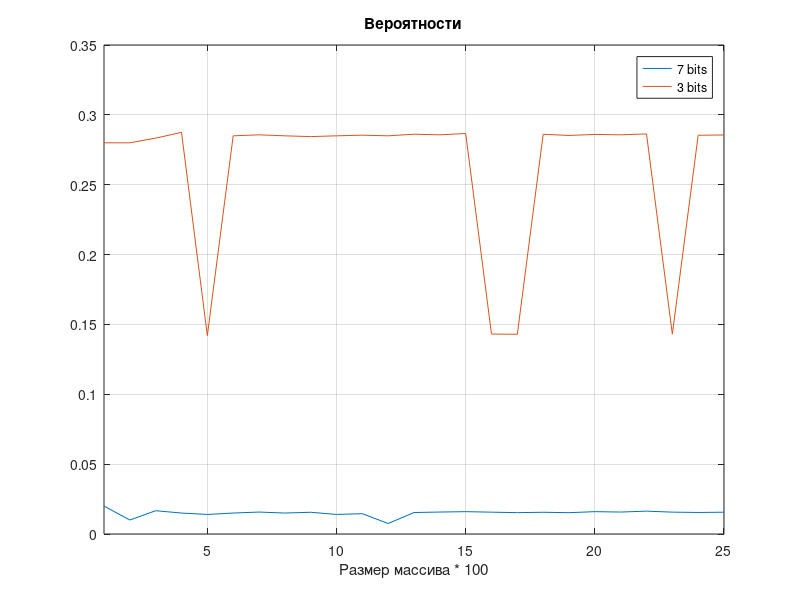
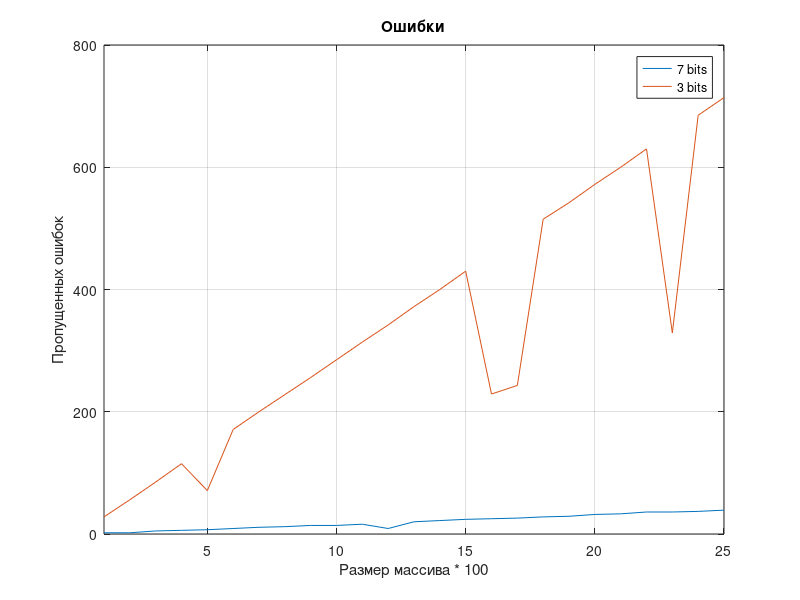

The MATLAB source for these figures, in order:
% Чтение данных из файлов
probability_7bits = [];
errors_7bits = [];
probability_3bits = [];
errors_3bits = [];

% Чтение данных из файла probability_7bits.txt
fileID = fopen('probability_7bits.txt', 'r');
while ~feof(fileID)
    line = fgetl(fileID);
    values = strsplit(line, ',');
    probability_7bits(end + 1) = str2double(values{1});
    errors_7bits(end + 1) = str2double(values{2});
end
fclose(fileID);

% Чтение данных из файла probability_3bits.txt
fileID = fopen('probability_3bits.txt', 'r');
while ~feof(fileID)
    line = fgetl(fileID);
    values = strsplit(line, ',');
    probability_3bits(end + 1) = str2double(values{1});
    errors_3bits(end + 1) = str2double(values{2});
end
fclose(fileID);

% Построение графиков
x = 1:25;

% График вероятностей
figure('Position', [100, 100, 1300, 1000]);
plot(x, probability_7bits, 'DisplayName', '7 bits');
hold on;
plot(x, probability_3bits, 'DisplayName', '3 bits');
legend show;
grid on;
xlabel('Размер массива * 100');
xlim([1 25]);
title('Вероятности');

% График ошибок
figure('Position', [100, 100, 1300, 1000]);
plot(x, errors_7bits, 'DisplayName', '7 bits');
hold on;
plot(x, errors_3bits, 'DisplayName', '3 bits');
legend show;
grid on;
xlabel('Размер массива * 100');
ylabel('Пропущенных ошибок');
xlim([1 25]);
title('Ошибки');
